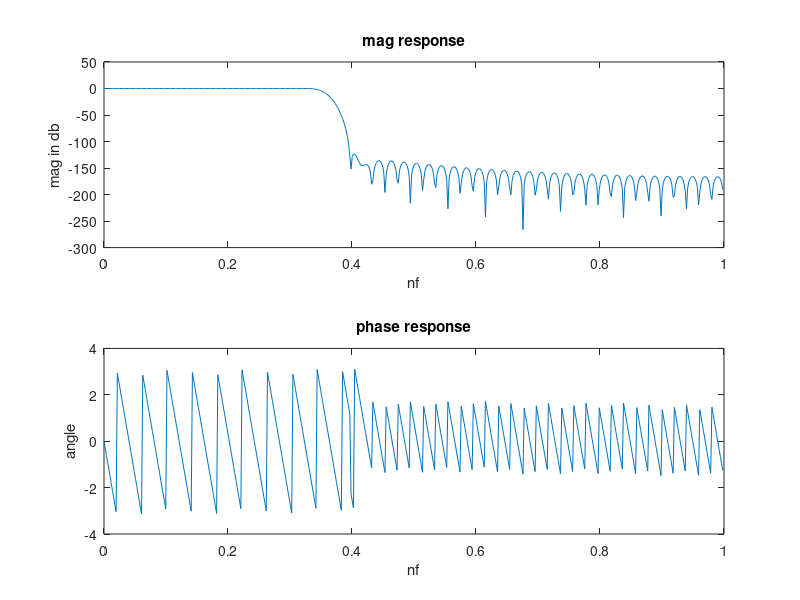

The MATLAB script that drew this image:
clc; %clear the command window
close all; %clear all windows except those of imtods
clear ;
workspace;  % Make sure the workspace panel is showing.
format long g;
format compact;
fontSize = 20;
% Let's print out the periods so we know what to expect.
% The period is just 1 over the frequency.


%We define thr specifications of the filter
fs=22e3;

%normalized frequencies in rad

Wp=(2*4e3/fs);
Ws=2*(4.5e3/fs);
Ap=0.8;
As=50;

%to design the fir low pass filter

%normalized cuff off frequency in rad
Wn=2*(4e3/fs);
order=((As*22e3)/(22*0.5e3))-1;

%to design 
h=fir1(order,Wn,'low');

%need to get the transfer function;
[H,W]=freqz(h,1);
subplot(2,1,1);

%only extract magnitude using absolute command
plot(W/pi,20*log(abs(H)));
xlabel('nf');
ylabel ('mag in db');
title('mag response')
subplot(2,1,2);
plot (W/pi, angle(H));
xlabel('nf'); 
ylabel('angle');
title('phase response');








